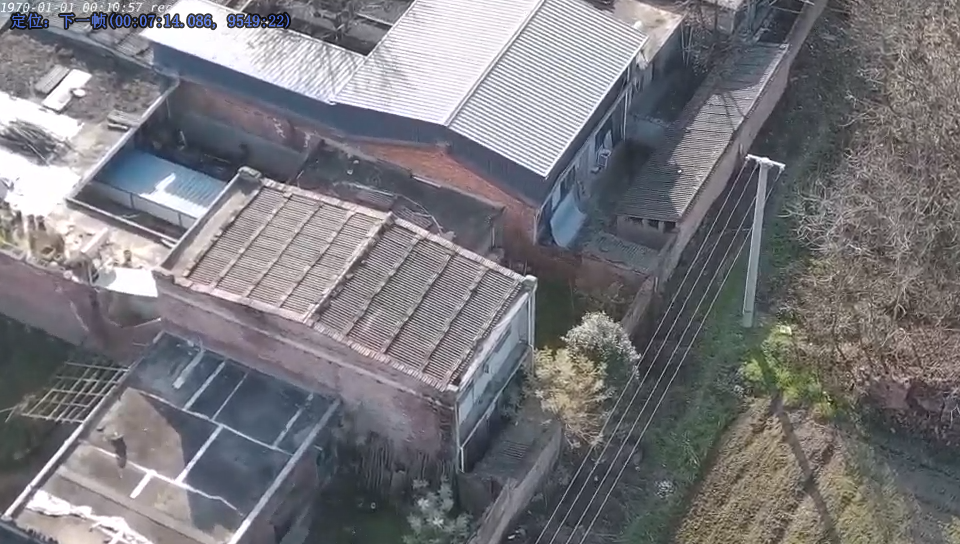
#> input picture 01_color_analyze/wide_101.png, 960 x 544 px
$ jupyter execute Untitled.ipynb
#> lines starting #> are read from the running program, lines starting #| are printed output that depends on the picture
[cell 1]
import cv2
print(cv2.__version__)

import numpy as np
print(np.__version__)

import matplotlib.pyplot as plt

[cell 2]
# 读取图片并显示
img1 = cv2.imread("wide_101.png")
#> img1 is the input picture: shape (544, 960, 3); mean B, G, R 124, 119.6, 120.7
img2 = cv2.imread("tele_102.png")
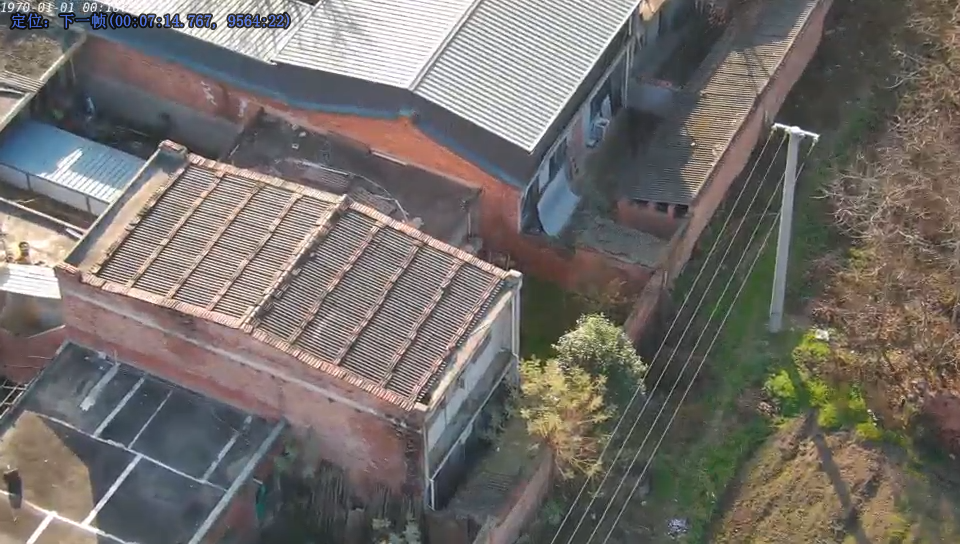
#> input picture 01_color_analyze/tele_102.png, 960 x 544 px
#> img2 is the input picture: shape (544, 960, 3); mean B, G, R 106, 110.2, 115.4
# 检查是否成功读取
if img1 is None:
    raise FileNotFoundError("image1.jpg 未找到或路径错误")
if img2 is None:
    raise FileNotFoundError("image2.jpg 未找到或路径错误")

img1_rgb = cv2.cvtColor(img1, cv2.COLOR_BGR2RGB)
img2_rgb = cv2.cvtColor(img2, cv2.COLOR_BGR2RGB)


plt.figure(figsize=(12, 6))  # 设置画布大小（宽度，高度）
# 显示第一张图片
plt.subplot(1, 2, 1)  # 1行2列，第1个子图
plt.imshow(img1_rgb)
plt.title("img1_rgb")
plt.axis("off")  # 隐藏坐标轴
# 显示第二张图片
plt.subplot(1, 2, 2)  # 1行2列，第2个子图
plt.imshow(img2_rgb)
plt.title("img2_rgb")
plt.axis("off")  # 隐藏坐标轴

plt.tight_layout()
plt.show()
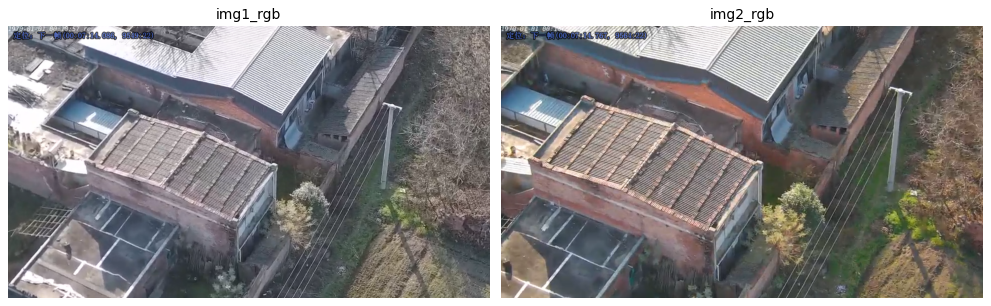
#> figure drawn by matplotlib, 2 panels
